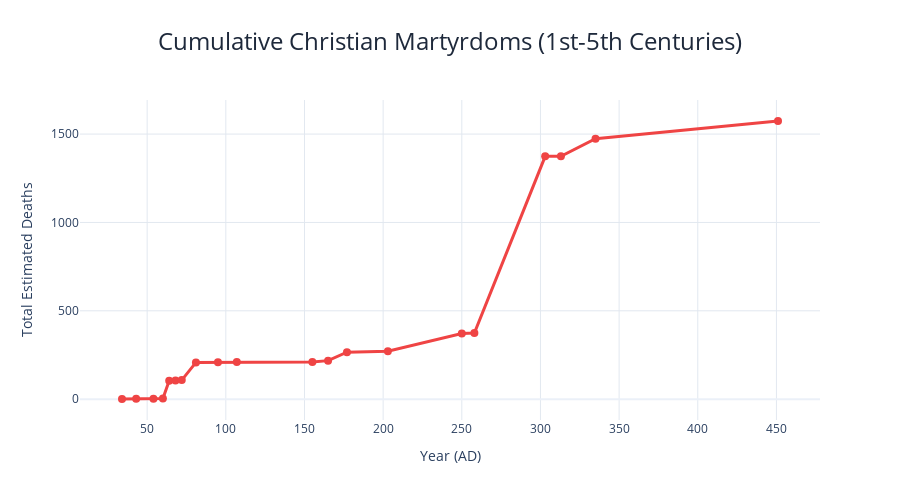

The cell this chart's notebook holds for it:
### Markdown cell above
## Cumulative Martyrdoms Over Time

### Code cell
# Create cumulative deaths visualization
df_sorted = df.sort_values('Year')
df_sorted['Cumulative_Deaths'] = df_sorted['Deaths'].cumsum()

fig_cumulative = go.Figure()

fig_cumulative.add_trace(go.Scatter(
    x=df_sorted['Year'],
    y=df_sorted['Cumulative_Deaths'],
    mode='lines+markers',
    name='Cumulative Deaths',
    line=dict(color='#ef4444', width=3),
    marker=dict(size=8),
    hovertemplate='<b>Year %{x} AD</b><br>' +
                  'Cumulative Deaths: %{y}<extra></extra>'
))

fig_cumulative.update_layout(
    title={
        'text': 'Cumulative Christian Martyrdoms (1st-5th Centuries)',
        'x': 0.5,
        'xanchor': 'center',
        'font': {'size': 24, 'color': '#1e293b'}
    },
    xaxis_title='Year (AD)',
    yaxis_title='Total Estimated Deaths',
    template='plotly_white',
    height=500,
    hovermode='x',
    font=dict(size=12),
    xaxis=dict(showgrid=True, gridcolor='#e2e8f0'),
    yaxis=dict(showgrid=True, gridcolor='#e2e8f0')
)

fig_cumulative.show()
fig_cumulative.write_html('martyrdoms_cumulative.html')
print("Chart saved as 'martyrdoms_cumulative.html'")

### Figure 1 — Plotly figure (JSON) as saved in the notebook; plotly's stock layout.template omitted (floating-point values rounded to 4 significant figures)
{"data": [{"hovertemplate": "<b>Year %{x} AD</b><br>Cumulative Deaths: %{y}<extra></extra>", "line": {"color": "#ef4444", "width": 3}, "marker": {"size": 8}, "mode": "lines+markers", "name": "Cumulative Deaths", "type": "scatter", "x": [34, 43, 54, 60, 64, 68, 72, 81, 95, 107, 155, 165, 177, 203, 250, 258, 303, 313, 335, 451], "y": [1, 2, 3, 4, 104, 105, 108, 208, 209, 210, 211, 218, 266, 271, 371, 374, 1374, 1374, 1474, 1574]}], "layout": {"font": {"size": 12}, "height": 500, "hovermode": "x", "title": {"font": {"color": "#1e293b", "size": 24}, "text": "Cumulative Christian Martyrdoms (1st-5th Centuries)", "x": 0.5, "xanchor": "center"}, "xaxis": {"gridcolor": "#e2e8f0", "showgrid": true, "title": {"text": "Year (AD)"}}, "yaxis": {"gridcolor": "#e2e8f0", "showgrid": true, "title": {"text": "Total Estimated Deaths"}}}}
